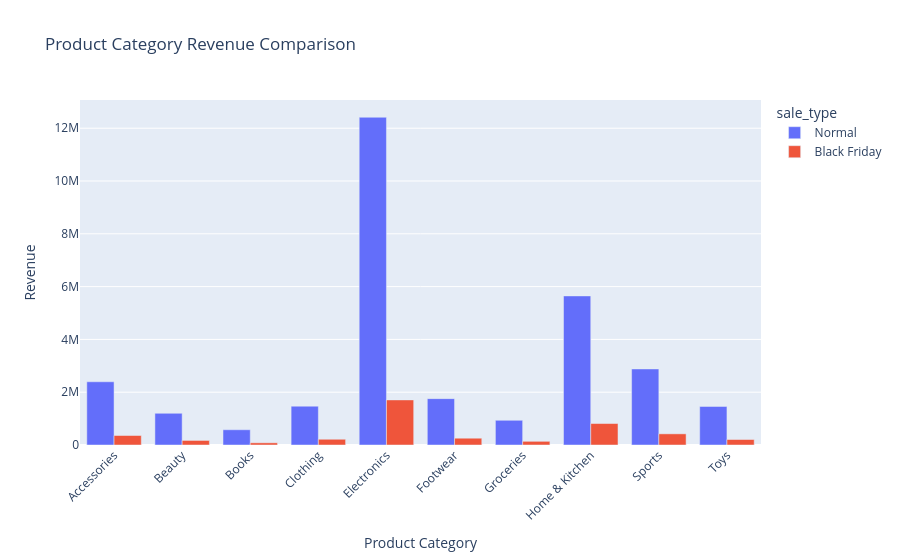

The notebook cell this image was saved under:
### Code cell
fig_category = px.bar(category_compare,x="product_category",y="purchase_amount",color="sale_type",barmode="group",title="Product Category Revenue Comparison", labels={"purchase_amount": "Revenue", "product_category": "Product Category"})

fig_category.update_layout(xaxis_tickangle=-45)

fig_category.show()

### Figure 1 — Plotly figure (JSON) as saved in the notebook; plotly's stock layout.template omitted (floating-point values rounded to 4 significant figures)
{"data": [{"alignmentgroup": "True", "hovertemplate": "sale_type=Normal<br>Product Category=%{x}<br>Revenue=%{y}<extra></extra>", "legendgroup": "Normal", "marker": {"color": "#636efa", "pattern": {"shape": ""}}, "name": "Normal", "offsetgroup": "Normal", "orientation": "v", "showlegend": true, "textposition": "auto", "type": "bar", "x": ["Accessories", "Beauty", "Books", "Clothing", "Electronics", "Footwear", "Groceries", "Home & Kitchen", "Sports", "Toys"], "xaxis": "x", "y": [2395000.0, 1202000.0, 578200.0, 1471000.0, 12420000.0, 1756000.0, 936400.0, 5647000.0, 2881000.0, 1461000.0], "yaxis": "y"}, {"alignmentgroup": "True", "hovertemplate": "sale_type=Black Friday<br>Product Category=%{x}<br>Revenue=%{y}<extra></extra>", "legendgroup": "Black Friday", "marker": {"color": "#EF553B", "pattern": {"shape": ""}}, "name": "Black Friday", "offsetgroup": "Black Friday", "orientation": "v", "showlegend": true, "textposition": "auto", "type": "bar", "x": ["Accessories", "Beauty", "Books", "Clothing", "Electronics", "Footwear", "Groceries", "Home & Kitchen", "Sports", "Toys"], "xaxis": "x", "y": [359700.0, 172700.0, 82980.0, 217600.0, 1708000.0, 257100.0, 139600.0, 813800.0, 422800.0, 208300.0], "yaxis": "y"}], "layout": {"barmode": "group", "legend": {"title": {"text": "sale_type"}, "tracegroupgap": 0}, "title": {"text": "Product Category Revenue Comparison"}, "xaxis": {"anchor": "y", "domain": [0, 1], "tickangle": -45, "title": {"text": "Product Category"}}, "yaxis": {"anchor": "x", "domain": [0, 1], "title": {"text": "Revenue"}}}}
